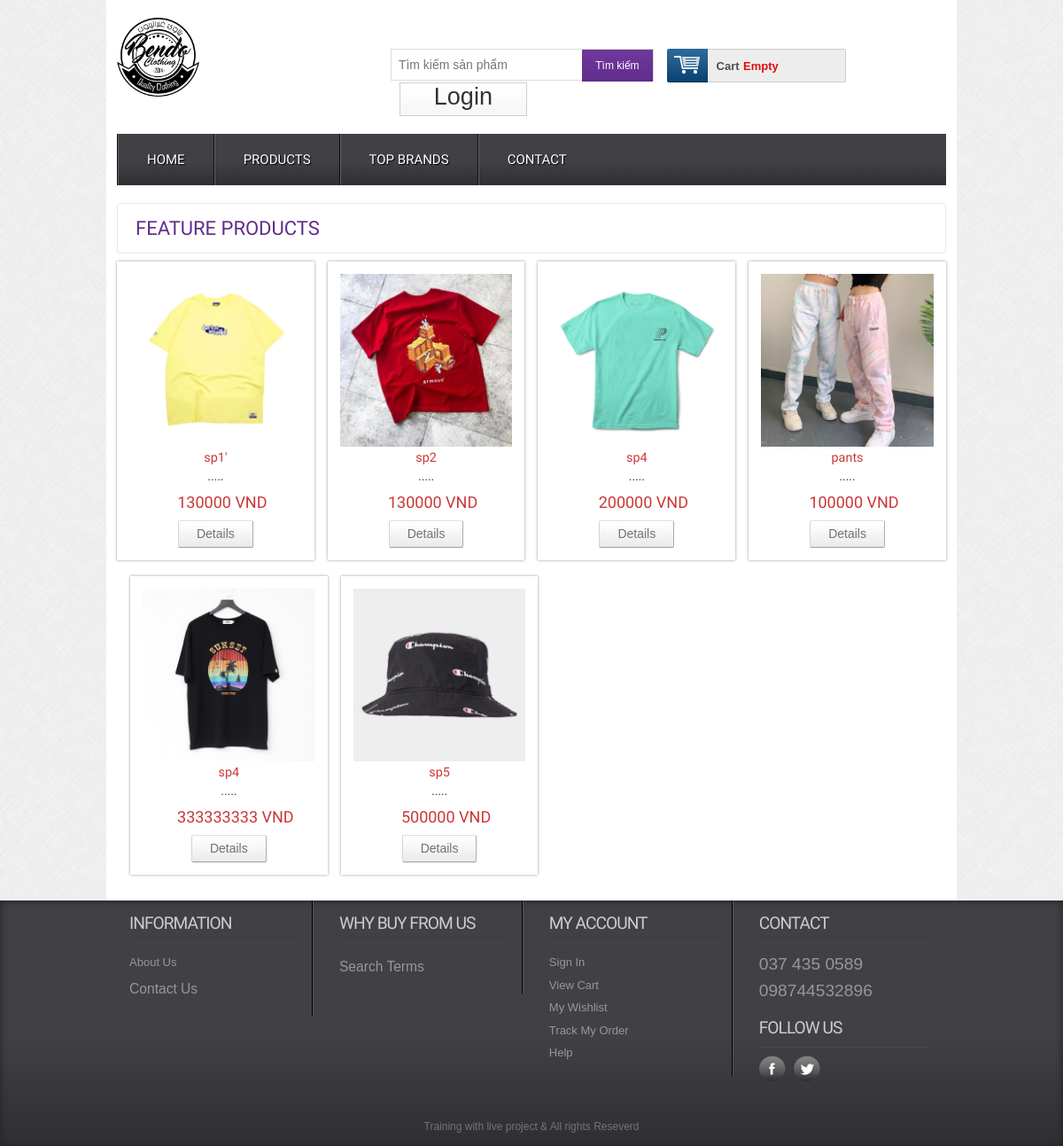
/products.php, run on the app's committed database.
### tables this page shows
CREATE TABLE `tbl_product` (
  `productId` int(11) NOT NULL,
  `productName` varchar(255) NOT NULL,
  `catId` int(11) NOT NULL,
  `brandId` int(11) NOT NULL,
  `product_desc` text NOT NULL,
  `type` int(11) NOT NULL,
  `price` varchar(255) NOT NULL,
  `image` varchar(255) NOT NULL
);

### classes/product.php (called while the page is built, shortened)
<?php
    $filepath = realpath(dirname(__FILE__));
    include_once ($filepath.'/../lib/database.php');
    include_once ($filepath.'/../helpers/format.php');
?>
<?php
        class product
        {
            private $db;
            public function __construct()
            {
                $this->db = new Database();
            }
            public function getproduct_feathered(){
                $query = "SELECT * FROM tbl_product where type = '0'";
                $result = $this->db->select($query);
                return $result;
            }
        }
?>

### lib/database.php (called while the page is built, shortened)
<?php
Class Database{
   public $host   = DB_HOST;
   public $user   = DB_USER;
   public $pass   = DB_PASS;
   public $dbname = DB_NAME;
   public $link;
private function connectDB(){
   $this->link = new mysqli($this->host, $this->user, $this->pass,
    $this->dbname);
 }
public function select($query){
  $result = $this->link->query($query) or
   die($this->link->error.__LINE__);
  if($result->num_rows > 0){
    return $result;
  } else {
    return false;
  }
 }
}

### helpers/format.php (called while the page is built, shortened)
<?php
class Format{
 public function textShorten($text, $limit = 400){
    $text = $text. " ";
    $text = substr($text, 0, $limit);
    $text = substr($text, 0, strrpos($text, ' '));
    $text = $text.".....";
    return $text;
 }
}
?>

### products.php (the view, shortened to what this page needs)
<?php
	include 'inc/header.php';
?>
<div class="main">
    <div class="content">
    	<div class="content_top">
    		<div class="heading">
    		<h3>Feature Products</h3>
    		</div>
    	</div>
	      <div class="section group">
		  <?php
				$product_feathered = $product->getproduct_feathered();
				if($product_feathered){
					while($result = $product_feathered->fetch_assoc()){
		  ?>
				<div class="grid_1_of_4 images_1_of_4">
					 <a href="details.php"><img src="admin/uploads/<?php echo $result['image'] ?>" alt="" /></a>
					 <h2><?php echo $result['productName'] ?></h2>
					 <p><?php echo $fm->textShorten($result['product_desc'], 20) ?></p>
					 <p><span class="price"><?php echo $result['price']." "."VND" ?></span></p>
				     <div class="button"><span><a href="details.php?proid=<?php echo $result['productId'] ?>" class="details">Details</a></span></div>
				</div>
				<?php
				}
			}
				?>
		  </div>
    </div>
 </div>
<?php
	include 'inc/footer.php';
?>

### css/style.css (style rules this page uses)
html,body,div,span,applet,object,iframe,h1,h2,h3,h4,h5,h6,p,blockquote,pre,a,abbr,acronym,address,big,cite,code,del,dfn,em,img,ins,kbd,q,s,samp,small,strike,strong,sub,sup,tt,var,b,u,i,dl,dt,dd,ol,nav ul,nav li,fieldset,form,label,legend,table,caption,tbody,tfoot,thead,tr,th,td,article,aside,canvas,details,embed,figure,figcaption,footer,header,hgroup,menu,nav,output,ruby,section,summary,time,mark,audio,video { margin:0;padding:0;border:0;font-size:100%;font:inherit;vertical-align:baseline; }
a { text-decoration:none; }
img { max-width:100%; }
body { font-family:Arial, Helvetica, sans-serif; background:url(../images/body_bg3.jpg); }
.section { clear: both; padding: 0px; margin: 0px; }
.group:before, .group:after { content:""; display:table; }
.group:after { clear:both; }
.group { zoom:1; }
.content { padding:20px 0; background:#FFF; }
.content h2 { font-size:23px; color:#6C6C6C; font-family: 'Monda', sans-serif; }
.content_top { padding:15px 20px; border:1px solid #EBE8E8; border-radius:3px; }
.heading { float:left; margin-right:10%; }
.heading h3 { font-family: 'Monda', sans-serif; font-size:22px; color:#602D8D; text-transform:uppercase; }
.grid_1_of_4 { display: block; float:left; margin: 1% 0 1% 1.6%; box-shadow: 0px 0px 3px rgb(150, 150, 150); }
.grid_1_of_4:first-child { margin-left: 0; }
.images_1_of_4 { width: 20.8%; padding:1.5%; text-align:center; position:relative; }
.images_1_of_4 img { max-width:100%; }
.images_1_of_4 h2 { color: #CC3636; font-family: 'Monda', sans-serif; font-size:0.9em; font-weight : normal; }
.images_1_of_4 p { font-size:0.8125em; padding:0.4em 0; color: #333; }
.images_1_of_4 p span.price { font-size:18px; font-family: 'Monda', sans-serif; color: #CC3636; margin-left:15px; }
.images_1_of_4 .button { float: left; line-height: 1.9em; margin-top: 0.3em; width: 100%; }
.images_1_of_4 .button a { padding:7px 20px; font-size:0.8em; }
.images_1_of_4 .button a { font-family: "Trebuchet MS",Arial,Helvetica,sans-serif; font-size: 14px; line-height: 15px; text-transform: none; color: #737370; text-decoration: none!important; background: url(../images/button-bg.png) repeat-x 0 0 #E8E8E8; display: inline-block; border-left: 1px solid #D4D4D4!important; border-right: 1px solid #ADADAD!important; border-top: 1px solid #E0E0E0!important; border-bottom: 1px solid #9C9C9C!important; cursor: pointer!important; margin: 0 2px; border-radius: 2px; -moz-border-radius: 2px; -webkit-border-radius: 2px; -webkit-transition: all 0.5s ease; -moz-transition: all 0.5s ease; -o-transition: all 0.5s ease; transition: all 0.5s ease; }

### data on the page
tbl_product: image (picture), productName "sp1'", product_desc ".....", price "130000"
tbl_product: image (picture), productName "sp2", product_desc ".....", price "130000"
tbl_product: image (picture), productName "sp4", product_desc ".....", price "200000"
tbl_product: image (picture), productName "pants", product_desc ".....", price "100000"
tbl_product: image (picture), productName "sp4", product_desc ".....", price "333333333"
tbl_product: image (picture), productName "sp5", product_desc ".....", price "500000"
